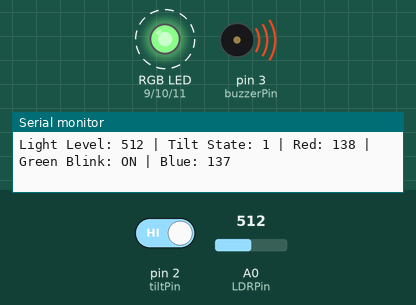
Recording of a sketch running on a simulated Arduino Uno, built with avr-gcc and run on an emulated ATmega328P. Parts: an RGB LED mixed from three pins (HIGH = lit), buzzer (waves = sounding), the last lines printed to the serial monitor. Dashed ring = blinking. The inputs (shaded band) are chosen by the test bench; at power-on: A0 (LDRPin) = 512, pin 2 (tiltPin) HIGH. Dim RGB values are drawn brighter than linear.

Above: at 0.91 s.
1.3 s: A0 (LDRPin) set to 340
At 1.9 s:
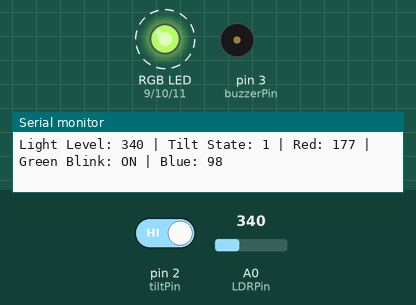
4.3 s: A0 (LDRPin) set to 360
At 4.44 s:
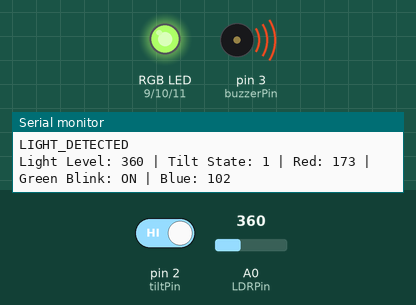
7.3 s: A0 (LDRPin) set to 122
At 7.84 s:
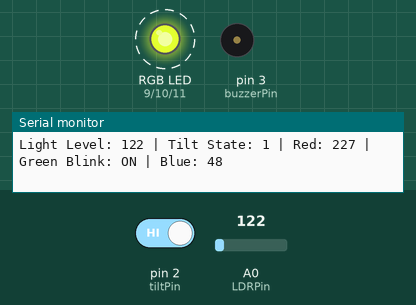
10.3 s: A0 (LDRPin) set to 511
At 10.56 s:
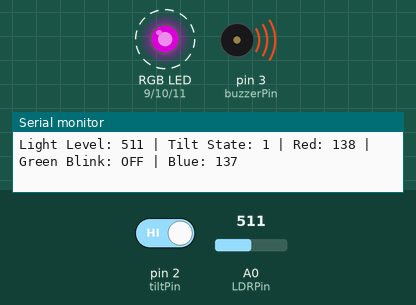
13.3 s: pin 2 (tiltPin) driven LOW
15.7 s: A0 (LDRPin) set to 716
At 16.2 s:
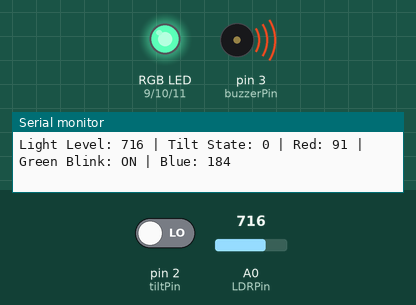
Timing chart, 0 to 19.7 s (numbered marks = the images above; inputs shaded):
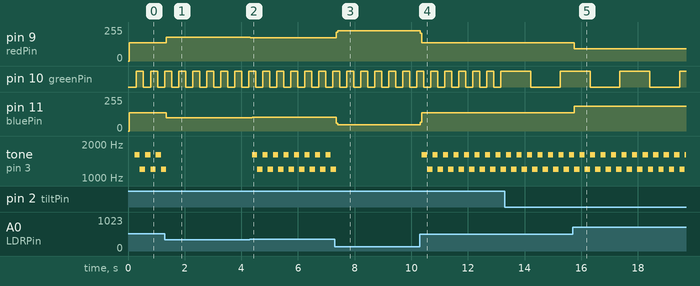

The sketch:

sketch_feb24a.ino
```cpp
// Sensor and Actuator Pins
const int LDRPin = A0;       // Light sensor (photoresistor)
const int tiltPin = 2;       // Tilt switch
const int buzzerPin = 3;     // Buzzer
const int redPin = 9;        // RGB LED Red
const int greenPin = 10;     // RGB LED Green (Used for blink rate)
const int bluePin = 11;      // RGB LED Blue

// Timing variables
unsigned long previousMillis = 0;
unsigned long buzzerMillis = 0;
int blinkInterval = 1000;  // Default blink rate for green LED
bool ledState = false;
bool buzzerState = false;

// --- Alert Variables ---
const int alertThreshold = 350;  // LOWERED from 200 to 100 for better sensitivity
bool alertSent = false;

// --- Function to Smooth Readings (Takes 5 Samples) ---
int getSmoothedLightValue() {
    int total = 0;
    int numSamples = 5;
    for (int i = 0; i < numSamples; i++) {
        total += analogRead(LDRPin);
        delay(10);  // Short delay between samples
    }
    return total / numSamples;  // Return average
}

void setup() {
    Serial.begin(115200);  // Increase baud rate from 9600 to 115200


    pinMode(LDRPin, INPUT);
    pinMode(tiltPin, INPUT_PULLUP);
    pinMode(buzzerPin, OUTPUT);

    pinMode(redPin, OUTPUT);
    pinMode(greenPin, OUTPUT);
    pinMode(bluePin, OUTPUT);
}

void loop() {
    unsigned long currentMillis = millis();

    // Read smoothed sensor value
    int lightValue = getSmoothedLightValue();
    int tiltState = digitalRead(tiltPin);

    // **More Reactive RGB LED Color Mapping**
    int redValue = map(lightValue, 0, 1023, 255, 20);   // Dark = More Red, Bright = Less Red
    int blueValue = map(lightValue, 0, 1023, 20, 255);  // Dark = Less Blue, Bright = More Blue
    redValue = constrain(redValue, 0, 255);
    blueValue = constrain(blueValue, 0, 255);

    // **Tilt Switch Controls Green LED Blink Rate**
    blinkInterval = (tiltState == HIGH) ? 200 : 1000;

    // **Blinking LED Logic (Green)**
    if (currentMillis - previousMillis >= blinkInterval) {
        previousMillis = currentMillis;
        ledState = !ledState;
        digitalWrite(greenPin, ledState ? HIGH : LOW);
    }

    // **Buzzer and Serial Alert Logic (More Sensitive to Light)**
    if (lightValue > alertThreshold) {  // Now detects very small light changes
        if (!alertSent) {
            Serial.println("LIGHT_DETECTED");
            alertSent = true;
        }
        const int policeInterval = 150;  // Faster police siren effect
        if (currentMillis - buzzerMillis >= policeInterval) {
            buzzerMillis = currentMillis;
            tone(buzzerPin, buzzerState ? 1200 : 1600);
            buzzerState = !buzzerState;
        }
    } else {
        alertSent = false;
        noTone(buzzerPin);
        buzzerState = false;
    }

    // **Apply RGB LED Values**
    analogWrite(redPin, redValue);
    analogWrite(bluePin, blueValue);

    // **Debugging Output**
    Serial.print("Light Level: ");
    Serial.print(lightValue);
    Serial.print(" | Tilt State: ");
    Serial.print(tiltState);
    Serial.print(" | Red: ");
    Serial.print(redValue);
    Serial.print(" | Green Blink: ");
    Serial.print(ledState ? "ON" : "OFF");
    Serial.print(" | Blue: ");
    Serial.println(blueValue);

    delay(10);  // Short delay for stability
}
```

Measured:
- after the input at 1.3 s, pin 9 (redPin): 138/255 → 177/255 after 0.05 s; pin 11 (bluePin): 137/255 → 98/255 after 0.05 s
- after the input at 4.3 s, pin 9 (redPin): 177/255 → 176/255 at once, → 173/255 0.06 s later; pin 11 (bluePin): 98/255 → 99/255 at once, → 102/255 0.06 s later; tone on pin 3 (buzzerPin): alternates 1600 Hz for 0.19 s and 1200 Hz for 0.19 s, starting after 0.08 s
- after the input at 7.3 s, pin 9 (redPin): 173/255 → 217/255 after 0.05 s, → 227/255 0.06 s later; pin 11 (bluePin): 102/255 → 58/255 after 0.05 s, → 48/255 0.06 s later
- after the input at 10.3 s, pin 9 (redPin): 227/255 → 210/255 at once, → 138/255 0.06 s later; pin 11 (bluePin): 48/255 → 65/255 at once, → 137/255 0.06 s later; tone on pin 3 (buzzerPin): alternates 1600 Hz for 0.19 s and 1200 Hz for 0.19 s, starting after 0.08 s
- after the input at 15.7 s, pin 9 (redPin): 138/255 → 91/255 after 0.06 s; pin 11 (bluePin): 137/255 → 184/255 after 0.06 s
- by itself, pin 10 (greenPin): alternates HIGH for 1.1 s and LOW for 1.1 s
